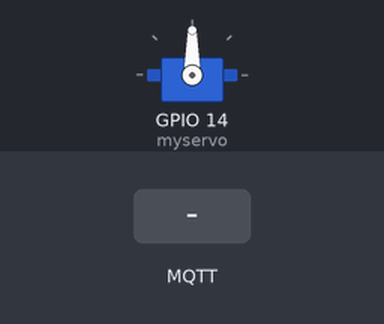
Bench run of a sketch on a simulated ESP32. Parts: servo. The inputs (shaded band) are chosen by the test bench. WiFi joins after 1.5 s; servers stay silent unless stated; no MQTT or app messages arrive unless stated; what the sketch prints to the serial monitor is not drawn.

Above: at 9.7 s.
9.8 s: MQTT message "1" arrives on the first subscribed topic
At 11.0 s:
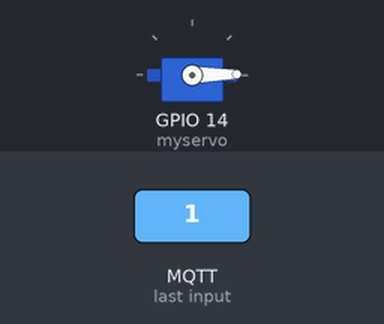
11.3 s: MQTT message "on" arrives on the first subscribed topic
At 12.3 s:
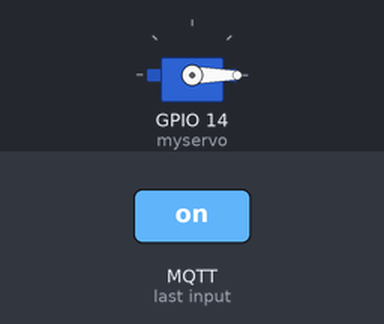
12.8 s: MQTT message "90" arrives on the first subscribed topic
At 13.4 s:
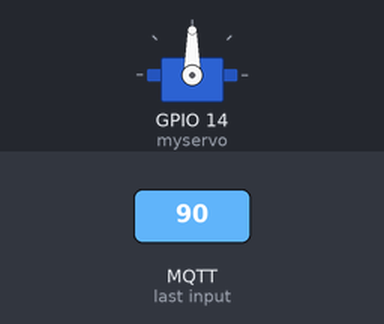
14.3 s: MQTT message "0" arrives on the first subscribed topic
At 14.6 s:
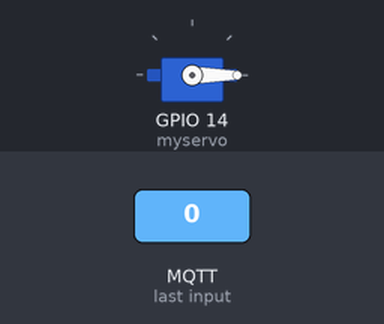
Timing chart, 0 to 16.8 s (numbered marks = the images above; inputs shaded):
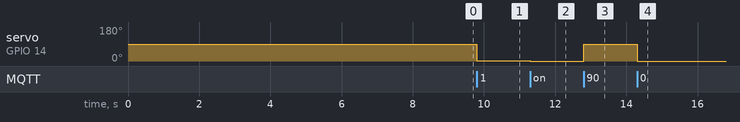

The sketch:

12_Servo_Wifi_Thingspeak_MQTT.ino
```cpp
// Include required libraries and define data fields:
#include <PubSubClient.h>
#include <WiFiClientSecure.h>                        // Needed only if using secure connection.
#include <Servo.h>
#include "mqtt_secrets.h"

#define ANGLE_FIELD 0
#define DATA_FIELD 1                                  // Data field to post the signal strength to.


// Define and initialize the variables. Be sure to edit the wireless network information, channel ID, and API keys.
//  Find your channel ID on the top of the main page for your channel:
const char* ssid = "Vodafone-";
const char* password = "yyy";

const char* server = "mqtt3.thingspeak.com";
char mqttUserName[] = "MBQiIzMTOzALHwcDKTAXOhE";
char mqttPass[] = "4Nvky7pmbAoA2Ej9Oz8SzL1g";               // Change to your MQTT API key from Account > MyProfile.
char clientID[] = "MBQiIzMTOzALHwcDKTAXOhE";
long readChannelID = 1571316;
long writeChannelID = 1571320;

// Here's how to get ThingSpeak server fingerprint: https://www.a2hosting.com/kb/security/ssl/a2-hostings-ssl-certificate-fingerprints
const char* thingspeak_server_fingerprint = "27:18:92:DD:A4:26:C3:07:09:B9:7A:E6:C5:21:B9:5B:48:F7:16:E1";

// WiFiClient client;                                 // Initialize the Wi-Fi client library. Uncomment for nonsecure connection.
WiFiClientSecure client;                              // Uncomment for secure connection.
PubSubClient mqttClient( client );                    // Initialize the PuBSubClient library.
Servo myservo;  // Create servo object to control a servo .

int fieldsToPublish[8]={1,1,0,0,0,0,0,0};             // Change to allow multiple fields.
float dataToPublish[8];                               // Holds your field data.
int changeFlag=0;                                     // Let the main loop know there is new data to set.
int servo_pos=0;                                      // Servo position

// Define the function prototypes in this code:
// Prototypes
//

// Handle messages from MQTT subscription.
void mqttSubscriptionCallback(char* topic, byte* payload, unsigned int length);

// Generate a unique client ID and connect to MQTT broker.
void mqttConnect();

// Subscribe to a field or feed from a ThingSpeak channel.
int mqttSubscribe( long subChannelID,int field, int unSub);

// Publish messages to a channel feed.

// Connect to a given Wi-Fi SSID.
int connectWifi();

// Measure the Wi-Fi signal strength.
void updateRSSIValue();

//Initialize pins for input and output, start the serial monitor, and initialize the MQTT client in the setup routine.

void setup() {
Serial.begin( 115200 );
Serial.println( "Start" );
int status = WL_IDLE_STATUS; // Set temporary Wi-Fi status.

    connectWifi();                                        // Connect to Wi-Fi network.
    // mqttClient.setServer( server, 1883 );              // Set the MQTT broker details, nonsecure port. Uncomment for nonsecure connection.
    mqttClient.setServer( server, 8883 );                 // Set the MQTT broker details, secure port. Uncomment for secure connection.
    mqttClient.setCallback( mqttSubscriptionCallback );   // Set the MQTT message handler function.
    myservo.attach(14);                                   // Attach the servo on GIO2 to the servo object.
    myservo.write(90);                                    // Start in the middle.
}
// Each time the main loop executes, check to see if data from the MQTT subscription is available for processing.
// Then set the servo position to match the data. Make sure the wireless and MQTT clients are active and maintain a connection to the client server.

void loop() {

    if (WiFi.status() != WL_CONNECTED) {
        connectWifi();
    }

    if (!mqttClient.connected())
    {

       mqttConnect(); // Connect if MQTT client is not connected.

         if(mqttSubscribe( readChannelID,1,0 )==1 ){
                Serial.println( " Subscribed " );
            }
    }

    mqttClient.loop(); // Call the loop to maintain connection to the server.

    if ((servo_pos>175)||(servo_pos<0)){
    servo_pos=0;
    }

    if (changeFlag){

        changeFlag=0;
        myservo.write(servo_pos);
        dataToPublish[ANGLE_FIELD]=servo_pos;
        delay(1100);                       // Wait for ThingSpeak to publish.
        Serial.println( "Servo value " + String( servo_pos ) );
        mqttPublish( writeChannelID, dataToPublish, fieldsToPublish );
    }

    delay(1);
}

// Use the mqttSubscriptionCallback function to handle incoming MQTT messages.
// The program runs smoother if the main loop performs the processing steps instead of the callback. In this function, use flags to cause changes in the main loop.

/**
 * Process messages received from subscribed channel via MQTT broker.
 * topic - Subscription topic for message.
 * payload - Field to subscribe to. Value 0 means subscribe to all fields.
 * mesLength - Message length.
 */

void mqttSubscriptionCallback( char* topic, byte* payload, unsigned int mesLength ) {

    char p[mesLength + 1];
    memcpy( p, payload, mesLength );
    p[mesLength] = NULL;
    Serial.print( "Answer: " );
    Serial.println( String(p) );
    servo_pos=atoi( p );
    changeFlag=1;
}

// Use the MQTTConnect function to set up and maintain a connection to the MQTT.

void mqttConnect()
{
    // Loop until connected.
    while ( !mqttClient.connected() )
    {
      Serial.println(String( mqttUserName)+ " , " + mqttPass + " , " + clientID);

        // Connect to the MQTT broker.
        Serial.print( "Attempting MQTT connection..." );
        if ( mqttClient.connect( clientID, mqttUserName, mqttPass ) )
        {
            Serial.println( "Connected with Client ID:  " + String( clientID ) + " User "+ String( mqttUserName ) + " Pwd "+String( mqttPass ) );

        } else
        {
            Serial.print( "failed, rc = " );
            // See https://pubsubclient.knolleary.net/api.html#state for the failure code explanation.
            Serial.print( mqttClient.state() );
            Serial.println( " Will try again in 5 seconds" );
            delay( 5000 );
        }
    }
}

// Use mqttSubscribe to receive updates from the LED control field. In this example, you subscribe to a field, but you can also use this function to subscribe to the whole channel feed.
// Call the function with field = 0 to subscribe to the whole feed.

/**
 * Subscribe to fields of a channel.
 *   subChannelID - Channel to subscribe to.
 *   field - Field to subscribe to. Value 0 means subscribe to all fields.
 *   readKey - Read API key for the subscribe channel.
 *   unSub - Set to 1 for unsubscribe.
 */

int mqttSubscribe( long subChannelID, int field, int unsubSub ){
    String myTopic;

    // There is no field zero, so if field 0 is sent to subscribe to, then subscribe to the whole channel feed.
    if (field==0){
        myTopic="channels/"+String( subChannelID )+"/subscribe";
    }
    else{
        myTopic="channels/"+String( subChannelID )+"/subscribe/fields/field"+String( field );
    }

    Serial.println( "Subscribing to " +myTopic );
    Serial.println( "State= " + String( mqttClient.state() ) );

    if ( unsubSub==1 ){
        return mqttClient.unsubscribe(myTopic.c_str());
    }
    return mqttClient.subscribe( myTopic.c_str() ,0 );
}

// The mqttUnsubscribe function is not used in the code, but you can use it to end a subscription.

/**
 * Unsubscribe channel
 *   subChannelID - Channel to unsubscribe from.
 *   field - Field to unsubscribe subscribe from. The value 0 means subscribe to all fields.
 *   readKey - Read API key for the subscribe channel.
 */

int mqttUnSubscribe(long subChannelID,int field,char* readKey){
    String myTopic;

    if (field==0){
         myTopic="channels/"+String( subChannelID )+"/subscribe";
    }
    else{
        myTopic="channels/"+String( subChannelID )+"/subscribe/fields/field"+String( field );
    }
    return mqttClient.unsubscribe( myTopic.c_str() );
}

// Use the mqttPublish function to send your angle and Wi-Fi RSSI data to a ThingSpeak channel.

/**
 * Publish to a channel
 *   pubChannelID - Channel to publish to.
 *   pubWriteAPIKey - Write API key for the channel to publish to.
 *   dataArray - Binary array indicating which fields to publish to, starting with field 1.
 *   fieldArray - Array of values to publish, starting with field 1.
 */

void mqttPublish(long pubChannelID, float dataArray[], int fieldArray[]) {
    int index=0;
    String dataString="";

    updateRSSIValue();  // Make sure the stored value is updated.

    //
    while (index<8){

        // Look at the field array to build the posting string to send to ThingSpeak.
        if (fieldArray[ index ]>0){

            dataString+="&field" + String( index+1 ) + "="+String( dataArray [ index ] );
        }
        index++;
    }

    Serial.println( dataString );

    // Create a topic string and publish data to ThingSpeak channel feed.
     String topicString ="channels/" + String( pubChannelID ) + "/publish";
    mqttClient.publish( topicString.c_str(), dataString.c_str() );
    Serial.println( "Published to channel " + String( pubChannelID ) );
}

//Connect your device to a wireless network using the connectWiFi function.

int connectWifi()
{
    while ( WiFi.status() != WL_CONNECTED ) {
        WiFi.begin( ssid, password);
        delay( 8500 );
        Serial.println( "Connecting to Wi-Fi" );
    }
    Serial.println( "Connected" );
    client.setFingerprint(thingspeak_server_fingerprint);  // Comment this line if using nonsecure connection.
}

// Use the updateRSSIValue function to read the signal strength for the network that you are presently connected to.

void updateRSSIValue(){

   long rssi = WiFi.RSSI();
   Serial.print( "RSSI:" );
   Serial.println(rssi);
   dataToPublish[ DATA_FIELD ]=float( rssi );

}
```

mqtt_secrets.h
```cpp
#define SECRET_MQTT_USERNAME "MBQiIzMTOzALHwcDKTAXOhE"
#define SECRET_MQTT_CLIENT_ID "MBQiIzMTOzALHwcDKTAXOhE"
#define SECRET_MQTT_PASSWORD "4Nvky7pmbAoA2Ej9Oz8SzL1g"
```

Measured:
- after the input at 9.8 s, servo on GPIO 14 (myservo): 90° → 1° at once
- after the input at 11.3 s, servo on GPIO 14 (myservo): 1° → 0° at once
- after the input at 12.8 s, servo on GPIO 14 (myservo): 0° → 90° at once
- after the input at 14.3 s, servo on GPIO 14 (myservo): 90° → 0° at once
